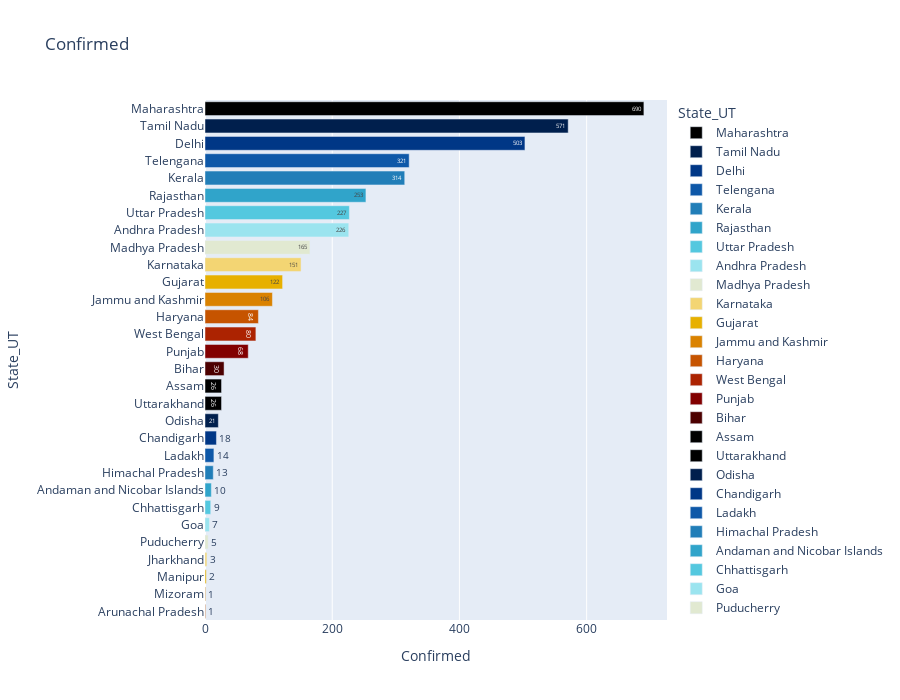

The cell this chart's notebook holds for it:
### Code cell
ordered_latest = latest.sort_values('Confirmed', ascending=False)
# state_order = temp['State/UT']

fig = px.bar(latest.sort_values('Confirmed', ascending=False), 
             x="Confirmed", y="State_UT", color='State_UT', title='Confirmed',
             orientation='h', text='Confirmed', height=700,
             color_discrete_sequence = px.colors.cyclical.IceFire)
fig.show()

### Figure 1 — Plotly figure (JSON) as saved in the notebook; plotly's stock layout.template omitted (floating-point values rounded to 4 significant figures)
{"data": [{"alignmentgroup": "True", "hoverlabel": {"namelength": 0}, "hovertemplate": "State_UT=%{y}<br>Confirmed=%{text}", "legendgroup": "Maharashtra", "marker": {"color": "#000000"}, "name": "Maharashtra", "offsetgroup": "Maharashtra", "orientation": "h", "showlegend": true, "text": [690], "textposition": "auto", "type": "bar", "x": [690], "xaxis": "x", "y": ["Maharashtra"], "yaxis": "y"}, {"alignmentgroup": "True", "hoverlabel": {"namelength": 0}, "hovertemplate": "State_UT=%{y}<br>Confirmed=%{text}", "legendgroup": "Tamil Nadu", "marker": {"color": "#001f4d"}, "name": "Tamil Nadu", "offsetgroup": "Tamil Nadu", "orientation": "h", "showlegend": true, "text": [571], "textposition": "auto", "type": "bar", "x": [571], "xaxis": "x", "y": ["Tamil Nadu"], "yaxis": "y"}, {"alignmentgroup": "True", "hoverlabel": {"namelength": 0}, "hovertemplate": "State_UT=%{y}<br>Confirmed=%{text}", "legendgroup": "Delhi", "marker": {"color": "#003786"}, "name": "Delhi", "offsetgroup": "Delhi", "orientation": "h", "showlegend": true, "text": [503], "textposition": "auto", "type": "bar", "x": [503], "xaxis": "x", "y": ["Delhi"], "yaxis": "y"}, {"alignmentgroup": "True", "hoverlabel": {"namelength": 0}, "hovertemplate": "State_UT=%{y}<br>Confirmed=%{text}", "legendgroup": "Telengana", "marker": {"color": "#0e58a8"}, "name": "Telengana", "offsetgroup": "Telengana", "orientation": "h", "showlegend": true, "text": [321], "textposition": "auto", "type": "bar", "x": [321], "xaxis": "x", "y": ["Telengana"], "yaxis": "y"}, {"alignmentgroup": "True", "hoverlabel": {"namelength": 0}, "hovertemplate": "State_UT=%{y}<br>Confirmed=%{text}", "legendgroup": "Kerala", "marker": {"color": "#217eb8"}, "name": "Kerala", "offsetgroup": "Kerala", "orientation": "h", "showlegend": true, "text": [314], "textposition": "auto", "type": "bar", "x": [314], "xaxis": "x", "y": ["Kerala"], "yaxis": "y"}, {"alignmentgroup": "True", "hoverlabel": {"namelength": 0}, "hovertemplate": "State_UT=%{y}<br>Confirmed=%{text}", "legendgroup": "Rajasthan", "marker": {"color": "#30a4ca"}, "name": "Rajasthan", "offsetgroup": "Rajasthan", "orientation": "h", "showlegend": true, "text": [253], "textposition": "auto", "type": "bar", "x": [253], "xaxis": "x", "y": ["Rajasthan"], "yaxis": "y"}, {"alignmentgroup": "True", "hoverlabel": {"namelength": 0}, "hovertemplate": "State_UT=%{y}<br>Confirmed=%{text}", "legendgroup": "Uttar Pradesh", "marker": {"color": "#54c8df"}, "name": "Uttar Pradesh", "offsetgroup": "Uttar Pradesh", "orientation": "h", "showlegend": true, "text": [227], "textposition": "auto", "type": "bar", "x": [227], "xaxis": "x", "y": ["Uttar Pradesh"], "yaxis": "y"}, {"alignmentgroup": "True", "hoverlabel": {"namelength": 0}, "hovertemplate": "State_UT=%{y}<br>Confirmed=%{text}", "legendgroup": "Andhra Pradesh", "marker": {"color": "#9be4ef"}, "name": "Andhra Pradesh", "offsetgroup": "Andhra Pradesh", "orientation": "h", "showlegend": true, "text": [226], "textposition": "auto", "type": "bar", "x": [226], "xaxis": "x", "y": ["Andhra Pradesh"], "yaxis": "y"}, {"alignmentgroup": "True", "hoverlabel": {"namelength": 0}, "hovertemplate": "State_UT=%{y}<br>Confirmed=%{text}", "legendgroup": "Madhya Pradesh", "marker": {"color": "#e1e9d1"}, "name": "Madhya Pradesh", "offsetgroup": "Madhya Pradesh", "orientation": "h", "showlegend": true, "text": [165], "textposition": "auto", "type": "bar", "x": [165], "xaxis": "x", "y": ["Madhya Pradesh"], "yaxis": "y"}, {"alignmentgroup": "True", "hoverlabel": {"namelength": 0}, "hovertemplate": "State_UT=%{y}<br>Confirmed=%{text}", "legendgroup": "Karnataka", "marker": {"color": "#f3d573"}, "name": "Karnataka", "offsetgroup": "Karnataka", "orientation": "h", "showlegend": true, "text": [151], "textposition": "auto", "type": "bar", "x": [151], "xaxis": "x", "y": ["Karnataka"], "yaxis": "y"}, {"alignmentgroup": "True", "hoverlabel": {"namelength": 0}, "hovertemplate": "State_UT=%{y}<br>Confirmed=%{text}", "legendgroup": "Gujarat", "marker": {"color": "#e7b000"}, "name": "Gujarat", "offsetgroup": "Gujarat", "orientation": "h", "showlegend": true, "text": [122], "textposition": "auto", "type": "bar", "x": [122], "xaxis": "x", "y": ["Gujarat"], "yaxis": "y"}, {"alignmentgroup": "True", "hoverlabel": {"namelength": 0}, "hovertemplate": "State_UT=%{y}<br>Confirmed=%{text}", "legendgroup": "Jammu and Kashmir", "marker": {"color": "#da8200"}, "name": "Jammu and Kashmir", "offsetgroup": "Jammu and Kashmir", "orientation": "h", "showlegend": true, "text": [106], "textposition": "auto", "type": "bar", "x": [106], "xaxis": "x", "y": ["Jammu and Kashmir"], "yaxis": "y"}, {"alignmentgroup": "True", "hoverlabel": {"namelength": 0}, "hovertemplate": "State_UT=%{y}<br>Confirmed=%{text}", "legendgroup": "Haryana", "marker": {"color": "#c65400"}, "name": "Haryana", "offsetgroup": "Haryana", "orientation": "h", "showlegend": true, "text": [84], "textposition": "auto", "type": "bar", "x": [84], "xaxis": "x", "y": ["Haryana"], "yaxis": "y"}, {"alignmentgroup": "True", "hoverlabel": {"namelength": 0}, "hovertemplate": "State_UT=%{y}<br>Confirmed=%{text}", "legendgroup": "West Bengal", "marker": {"color": "#ac2301"}, "name": "West Bengal", "offsetgroup": "West Bengal", "orientation": "h", "showlegend": true, "text": [80], "textposition": "auto", "type": "bar", "x": [80], "xaxis": "x", "y": ["West Bengal"], "yaxis": "y"}, {"alignmentgroup": "True", "hoverlabel": {"namelength": 0}, "hovertemplate": "State_UT=%{y}<br>Confirmed=%{text}", "legendgroup": "Punjab", "marker": {"color": "#820000"}, "name": "Punjab", "offsetgroup": "Punjab", "orientation": "h", "showlegend": true, "text": [68], "textposition": "auto", "type": "bar", "x": [68], "xaxis": "x", "y": ["Punjab"], "yaxis": "y"}, {"alignmentgroup": "True", "hoverlabel": {"namelength": 0}, "hovertemplate": "State_UT=%{y}<br>Confirmed=%{text}", "legendgroup": "Bihar", "marker": {"color": "#4c0000"}, "name": "Bihar", "offsetgroup": "Bihar", "orientation": "h", "showlegend": true, "text": [30], "textposition": "auto", "type": "bar", "x": [30], "xaxis": "x", "y": ["Bihar"], "yaxis": "y"}, {"alignmentgroup": "True", "hoverlabel": {"namelength": 0}, "hovertemplate": "State_UT=%{y}<br>Confirmed=%{text}", "legendgroup": "Assam", "marker": {"color": "#000000"}, "name": "Assam", "offsetgroup": "Assam", "orientation": "h", "showlegend": true, "text": [26], "textposition": "auto", "type": "bar", "x": [26], "xaxis": "x", "y": ["Assam"], "yaxis": "y"}, {"alignmentgroup": "True", "hoverlabel": {"namelength": 0}, "hovertemplate": "State_UT=%{y}<br>Confirmed=%{text}", "legendgroup": "Uttarakhand", "marker": {"color": "#000000"}, "name": "Uttarakhand", "offsetgroup": "Uttarakhand", "orientation": "h", "showlegend": true, "text": [26], "textposition": "auto", "type": "bar", "x": [26], "xaxis": "x", "y": ["Uttarakhand"], "yaxis": "y"}, {"alignmentgroup": "True", "hoverlabel": {"namelength": 0}, "hovertemplate": "State_UT=%{y}<br>Confirmed=%{text}", "legendgroup": "Odisha", "marker": {"color": "#001f4d"}, "name": "Odisha", "offsetgroup": "Odisha", "orientation": "h", "showlegend": true, "text": [21], "textposition": "auto", "type": "bar", "x": [21], "xaxis": "x", "y": ["Odisha"], "yaxis": "y"}, {"alignmentgroup": "True", "hoverlabel": {"namelength": 0}, "hovertemplate": "State_UT=%{y}<br>Confirmed=%{text}", "legendgroup": "Chandigarh", "marker": {"color": "#003786"}, "name": "Chandigarh", "offsetgroup": "Chandigarh", "orientation": "h", "showlegend": true, "text": [18], "textposition": "auto", "type": "bar", "x": [18], "xaxis": "x", "y": ["Chandigarh"], "yaxis": "y"}, {"alignmentgroup": "True", "hoverlabel": {"namelength": 0}, "hovertemplate": "State_UT=%{y}<br>Confirmed=%{text}", "legendgroup": "Ladakh", "marker": {"color": "#0e58a8"}, "name": "Ladakh", "offsetgroup": "Ladakh", "orientation": "h", "showlegend": true, "text": [14], "textposition": "auto", "type": "bar", "x": [14], "xaxis": "x", "y": ["Ladakh"], "yaxis": "y"}, {"alignmentgroup": "True", "hoverlabel": {"namelength": 0}, "hovertemplate": "State_UT=%{y}<br>Confirmed=%{text}", "legendgroup": "Himachal Pradesh", "marker": {"color": "#217eb8"}, "name": "Himachal Pradesh", "offsetgroup": "Himachal Pradesh", "orientation": "h", "showlegend": true, "text": [13], "textposition": "auto", "type": "bar", "x": [13], "xaxis": "x", "y": ["Himachal Pradesh"], "yaxis": "y"}, {"alignmentgroup": "True", "hoverlabel": {"namelength": 0}, "hovertemplate": "State_UT=%{y}<br>Confirmed=%{text}", "legendgroup": "Andaman and Nicobar Islands", "marker": {"color": "#30a4ca"}, "name": "Andaman and Nicobar Islands", "offsetgroup": "Andaman and Nicobar Islands", "orientation": "h", "showlegend": true, "text": [10], "textposition": "auto", "type": "bar", "x": [10], "xaxis": "x", "y": ["Andaman and Nicobar Islands"], "yaxis": "y"}, {"alignmentgroup": "True", "hoverlabel": {"namelength": 0}, "hovertemplate": "State_UT=%{y}<br>Confirmed=%{text}", "legendgroup": "Chhattisgarh", "marker": {"color": "#54c8df"}, "name": "Chhattisgarh", "offsetgroup": "Chhattisgarh", "orientation": "h", "showlegend": true, "text": [9], "textposition": "auto", "type": "bar", "x": [9], "xaxis": "x", "y": ["Chhattisgarh"], "yaxis": "y"}, {"alignmentgroup": "True", "hoverlabel": {"namelength": 0}, "hovertemplate": "State_UT=%{y}<br>Confirmed=%{text}", "legendgroup": "Goa", "marker": {"color": "#9be4ef"}, "name": "Goa", "offsetgroup": "Goa", "orientation": "h", "showlegend": true, "text": [7], "textposition": "auto", "type": "bar", "x": [7], "xaxis": "x", "y": ["Goa"], "yaxis": "y"}, {"alignmentgroup": "True", "hoverlabel": {"namelength": 0}, "hovertemplate": "State_UT=%{y}<br>Confirmed=%{text}", "legendgroup": "Puducherry", "marker": {"color": "#e1e9d1"}, "name": "Puducherry", "offsetgroup": "Puducherry", "orientation": "h", "showlegend": true, "text": [5], "textposition": "auto", "type": "bar", "x": [5], "xaxis": "x", "y": ["Puducherry"], "yaxis": "y"}, {"alignmentgroup": "True", "hoverlabel": {"namelength": 0}, "hovertemplate": "State_UT=%{y}<br>Confirmed=%{text}", "legendgroup": "Jharkhand", "marker": {"color": "#f3d573"}, "name": "Jharkhand", "offsetgroup": "Jharkhand", "orientation": "h", "showlegend": true, "text": [3], "textposition": "auto", "type": "bar", "x": [3], "xaxis": "x", "y": ["Jharkhand"], "yaxis": "y"}, {"alignmentgroup": "True", "hoverlabel": {"namelength": 0}, "hovertemplate": "State_UT=%{y}<br>Confirmed=%{text}", "legendgroup": "Manipur", "marker": {"color": "#e7b000"}, "name": "Manipur", "offsetgroup": "Manipur", "orientation": "h", "showlegend": true, "text": [2], "textposition": "auto", "type": "bar", "x": [2], "xaxis": "x", "y": ["Manipur"], "yaxis": "y"}, {"alignmentgroup": "True", "hoverlabel": {"namelength": 0}, "hovertemplate": "State_UT=%{y}<br>Confirmed=%{text}", "legendgroup": "Mizoram", "marker": {"color": "#da8200"}, "name": "Mizoram", "offsetgroup": "Mizoram", "orientation": "h", "showlegend": true, "text": [1], "textposition": "auto", "type": "bar", "x": [1], "xaxis": "x", "y": ["Mizoram"], "yaxis": "y"}, {"alignmentgroup": "True", "hoverlabel": {"namelength": 0}, "hovertemplate": "State_UT=%{y}<br>Confirmed=%{text}", "legendgroup": "Arunachal Pradesh", "marker": {"color": "#c65400"}, "name": "Arunachal Pradesh", "offsetgroup": "Arunachal Pradesh", "orientation": "h", "showlegend": true, "text": [1], "textposition": "auto", "type": "bar", "x": [1], "xaxis": "x", "y": ["Arunachal Pradesh"], "yaxis": "y"}], "layout": {"barmode": "relative", "height": 700, "legend": {"title": {"text": "State_UT"}, "tracegroupgap": 0}, "title": {"text": "Confirmed"}, "xaxis": {"anchor": "y", "domain": [0, 1], "title": {"text": "Confirmed"}}, "yaxis": {"anchor": "x", "categoryarray": ["Arunachal Pradesh", "Mizoram", "Manipur", "Jharkhand", "Puducherry", "Goa", "Chhattisgarh", "Andaman and Nicobar Islands", "Himachal Pradesh", "Ladakh", "Chandigarh", "Odisha", "Uttarakhand", "Assam", "Bihar", "Punjab", "West Bengal", "Haryana", "Jammu and Kashmir", "Gujarat", "Karnataka", "Madhya Pradesh", "Andhra Pradesh", "Uttar Pradesh", "Rajasthan", "Kerala", "Telengana", "Delhi", "Tamil Nadu", "Maharashtra"], "categoryorder": "array", "domain": [0, 1], "title": {"text": "State_UT"}}}}
